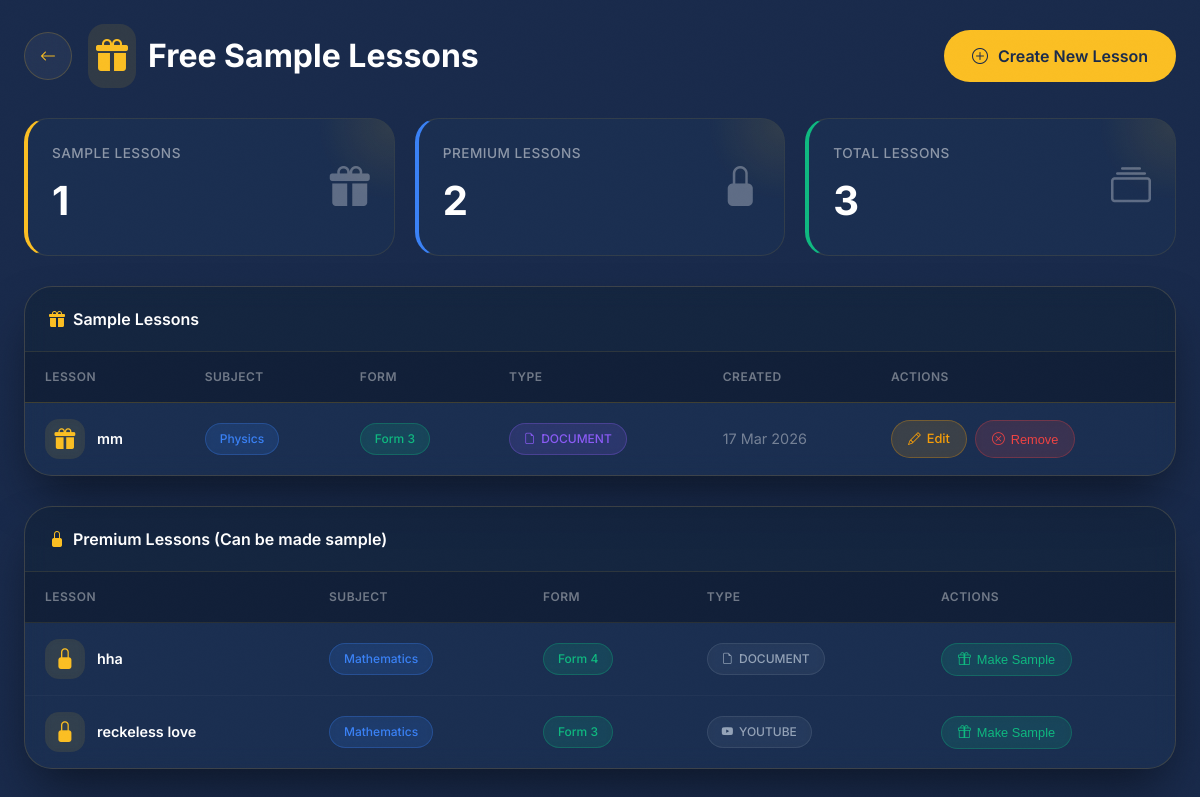
The app's page /admin/sample-lessons (signed in), older data.
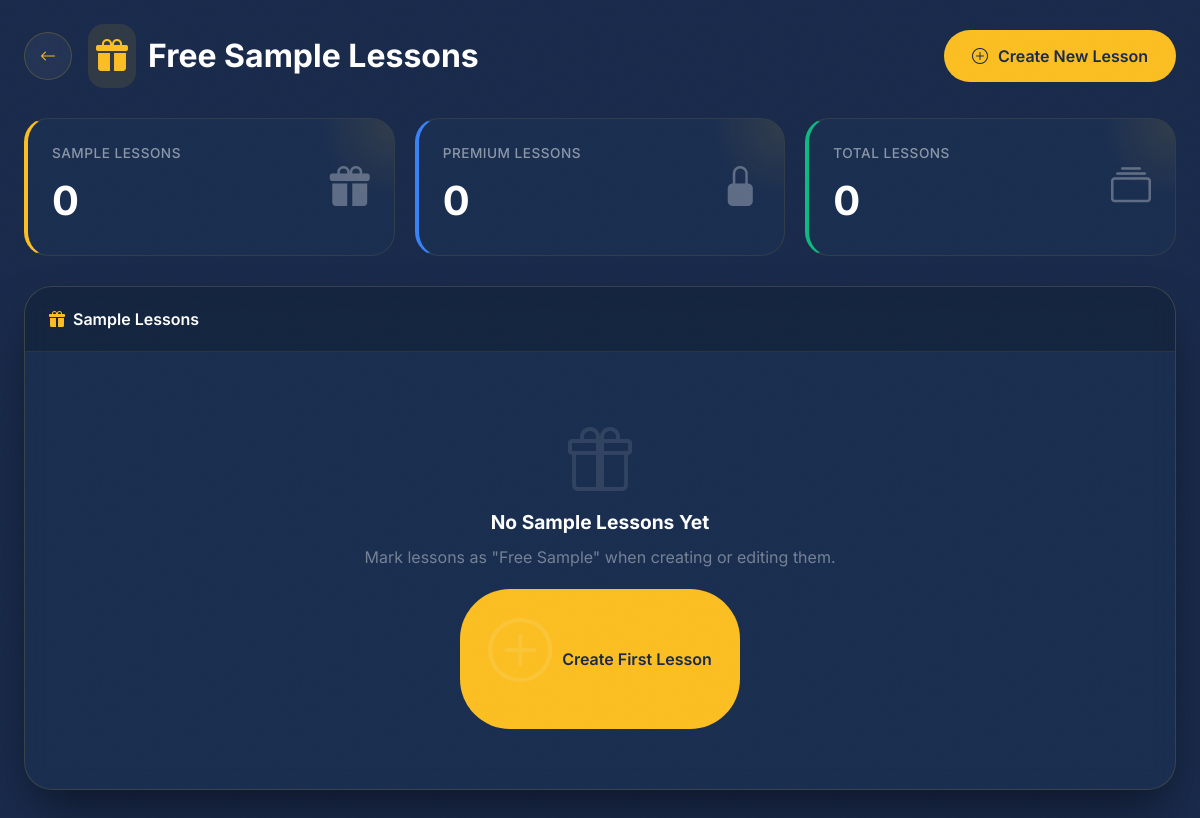
The same page, newer data.
### models.py (models this page shows)
class Lesson(db.Model):
    id = db.Column(db.Integer, primary_key=True)
    title = db.Column(db.String(200), nullable=False)
    description = db.Column(db.Text)
    content = db.Column(db.Text)  # HTML content
    content_type = db.Column(db.String(20), default='video')  # video, audio, document, presentation
    file_path = db.Column(db.String(500))  # Path to uploaded file
    file_name = db.Column(db.String(200))  # Original filename
    file_size = db.Column(db.Integer, default=0)  # Size in bytes
    file_extension = db.Column(db.String(10))  # .mp4, .mp3, .pdf, etc.
    video_url = db.Column(db.String(500))
    video_type = db.Column(db.String(20), default='youtube')
    downloadable = db.Column(db.Boolean, default=False)  # Can students download?
    duration = db.Column(db.Integer, default=0)  # in minutes
    subject_id = db.Column(db.Integer, db.ForeignKey('subject.id'), nullable=False)
    form = db.Column(db.Integer, nullable=False)
    order = db.Column(db.Integer, default=0)
    is_free = db.Column(db.Boolean, default=False)
    created_at = db.Column(db.DateTime, default=datetime.utcnow)
    updated_at = db.Column(db.DateTime, default=datetime.utcnow, onupdate=datetime.utcnow)
    subject = db.relationship('Subject', backref=db.backref('lessons', lazy=True, cascade='all, delete-orphan'))

class Subject(db.Model):
    id = db.Column(db.Integer, primary_key=True)
    name = db.Column(db.String(100), nullable=False)
    form = db.Column(db.Integer, nullable=False)
    description = db.Column(db.Text)
    icon = db.Column(db.String(50), default='book')
    order = db.Column(db.Integer, default=0)
    created_at = db.Column(db.DateTime, default=datetime.utcnow)

### app.py (the view)
@app.route('/admin/sample-lessons')
@login_required
def admin_sample_lessons():
    if not current_user.is_admin:
        return redirect(url_for('dashboard'))
    all_lessons = Lesson.query.order_by(Lesson.created_at.desc()).all()
    sample_lessons = [l for l in all_lessons if l.is_free]
    premium_lessons = [l for l in all_lessons if not l.is_free]
    return render_template('admin/sample_lessons.html',
                           sample_lessons=sample_lessons,
                           premium_lessons=premium_lessons,
                           total_lessons=len(all_lessons))

### app.py (called while the page is built)
@app.context_processor
def inject_site_url():
    return dict(site_url=app.config['SITE_URL'])

@app.after_request
def add_no_cache_headers(response):
    response.headers['Cache-Control'] = 'no-cache, no-store, must-revalidate, private, max-age=0'
    response.headers['Pragma'] = 'no-cache'
    response.headers['Expires'] = '0'
    return response

@login_manager.user_loader
def load_user(user_id):
    return User.query.get(int(user_id))

### templates/admin/sample_lessons.html (shortened to what the changed rows need)
<!DOCTYPE html>
<html lang="en">
<head>
    <link rel="stylesheet" href="https://cdn.jsdelivr.net/npm/bootstrap-icons@1.11.3/font/bootstrap-icons.min.css">
</head>
<body>
    <div class="app">
        <div class="page-header">
            <div class="header-left">
                <h1>
                    <i class="bi bi-gift-fill"></i>
                    Free Sample Lessons
                </h1>
            </div>
        </div>
        <div class="stats-grid">
            <div class="stat-card sample">
                <div class="stat-content">
                    <div class="stat-info">
                        <h6>Sample Lessons</h6>
                        <h2>{{ sample_lessons|length }}</h2>
                    </div>
                </div>
            </div>
            <div class="stat-card premium">
                <div class="stat-content">
                    <div class="stat-info">
                        <h6>Premium Lessons</h6>
                        <h2>{{ total_lessons - sample_lessons|length }}</h2>
                    </div>
                </div>
            </div>
            <div class="stat-card total">
                <div class="stat-content">
                    <div class="stat-info">
                        <h6>Total Lessons</h6>
                        <h2>{{ total_lessons }}</h2>
                    </div>
                </div>
            </div>
        </div>
        <div class="content-card">
            <div class="card-body">
                {% if sample_lessons %}
                <div class="table-responsive">
                    <table class="table">
                        <thead>
                            <tr>
                                <th class="ps-4">Lesson</th>
                                <th>Subject</th>
                                <th>Form</th>
                                <th>Type</th>
                                <th>Created</th>
                                <th class="pe-4">Actions</th>
                            </tr>
                        </thead>
                        <tbody>
                            {% for lesson in sample_lessons %}
                            <tr>
                                <td class="ps-4">
                                    <div class="lesson-title">
                                        <div class="title-icon">
                                            <i class="bi bi-gift-fill"></i>
                                        </div>
                                        <span class="title-text">{{ lesson.title|truncate(40) }}</span>
                                    </div>
                                </td>
                                <td><span class="badge badge-subject">{{ lesson.subject.name }}</span></td>
                                <td><span class="badge badge-form">Form {{ lesson.form }}</span></td>
                                <td>
                                    <span class="badge badge-type">
                                        <i class="bi bi-{% if lesson.content_type == 'video' %}camera-reel{% elif lesson.content_type == 'audio' %}mic{% elif lesson.content_type == 'document' %}file-earmark{% else %}youtube{% endif %} me-1"></i>
                                        {{ lesson.content_type|upper }}
                                    </span>
                                </td>
                                <td><span style="color: rgba(255,255,255,0.4);">{{ lesson.created_at.strftime('%d %b %Y') }}</span></td>
                                <td class="pe-4">
                                    <div class="action-group">
                                        <a href="{{ url_for('admin_edit_lesson', lesson_id=lesson.id) }}" class="btn-action btn-edit">
                                            <i class="bi bi-pencil"></i>
                                            Edit
                                        </a>
                                        <button class="btn-action btn-remove" onclick="removeSample({{ lesson.id }}, '{{ lesson.title|replace("'", "\\'")|safe }}')">
                                            <i class="bi bi-x-circle"></i>
                                            Remove
                                        </button>
                                    </div>
                                </td>
                            </tr>
                            {% endfor %}
                        </tbody>
                    </table>
                </div>
                {% else %}
                <div class="empty-state">
                    <i class="bi bi-gift"></i>
                    <h5>No Sample Lessons Yet</h5>
                    <p>Mark lessons as "Free Sample" when creating or editing them.</p>
                    <a href="{{ url_for('admin_create_lesson') }}" class="btn-create" style="display: inline-flex;">
                        <i class="bi bi-plus-circle me-2"></i>Create First Lesson
                    </a>
                </div>
                {% endif %}
            </div>
        </div>
        {% if premium_lessons %}
        <div class="content-card" style="margin-top: 24px;">
            <div class="card-header">
                <h5>
                    <i class="bi bi-lock-fill"></i>
                    Premium Lessons (Can be made sample)
                </h5>
            </div>
            <div class="card-body">
                <div class="table-responsive">
                    <table class="table">
                        <thead>
                            <tr>
                                <th class="ps-4">Lesson</th>
                                <th>Subject</th>
                                <th>Form</th>
                                <th>Type</th>
                                <th class="pe-4">Actions</th>
                            </tr>
                        </thead>
                        <tbody>
                            {% for lesson in premium_lessons[:5] %}
                            <tr>
                                <td class="ps-4">
                                    <div class="lesson-title">
                                        <div class="title-icon">
                                            <i class="bi bi-lock-fill"></i>
                                        </div>
                                        <span class="title-text">{{ lesson.title|truncate(40) }}</span>
                                    </div>
                                </td>
                                <td><span class="badge badge-subject">{{ lesson.subject.name }}</span></td>
                                <td><span class="badge badge-form">Form {{ lesson.form }}</span></td>
                                <td>
                                    <span class="badge badge-premium">
                                        <i class="bi bi-{% if lesson.content_type == 'video' %}camera-reel{% elif lesson.content_type == 'audio' %}mic{% elif lesson.content_type == 'document' %}file-earmark{% else %}youtube{% endif %} me-1"></i>
                                        {{ lesson.content_type|upper }}
                                    </span>
                                </td>
                                <td class="pe-4">
                                    <button class="btn-action btn-make" onclick="makeSample({{ lesson.id }}, '{{ lesson.title|replace("'", "\\'")|safe }}')">
                                        <i class="bi bi-gift"></i>
                                        Make Sample
                                    </button>
                                </td>
                            </tr>
                            {% endfor %}
                        </tbody>
                    </table>
                </div>
            </div>
        </div>
        {% endif %}
    </div>
</body>
</html>

Row changes from the older to the newer data that the page shows:
removed Lesson: title "mm", subject.name "Physics", form "3", content_type "DOCUMENT", created_at "17 Mar 2026", shown under "Sample Lessons"
removed Lesson: title "hha", subject.name "Mathematics", form "4", content_type "DOCUMENT", shown under "Premium Lessons (Can be made sample)"
removed Lesson: title "reckeless love", subject.name "Mathematics", form "3", content_type "YOUTUBE", shown under "Premium Lessons (Can be made sample)"
Text that changed along with them:
{{ sample_lessons|length }}: "1" → "0"
{{ total_lessons - sample_lessons|length }}: "2" → "0"
{{ total_lessons }}: "3" → "0"
text no longer shown: "LESSON SUBJECT FORM TYPE CREATED ACTIONS Premium Lessons (Can be made sample) LESSON SUBJECT FORM TYPE ACTIONS"
text now shown: "No Sample Lessons Yet Mark lessons as \"Free Sample\" when creating or editing them. Create First Lesson"
